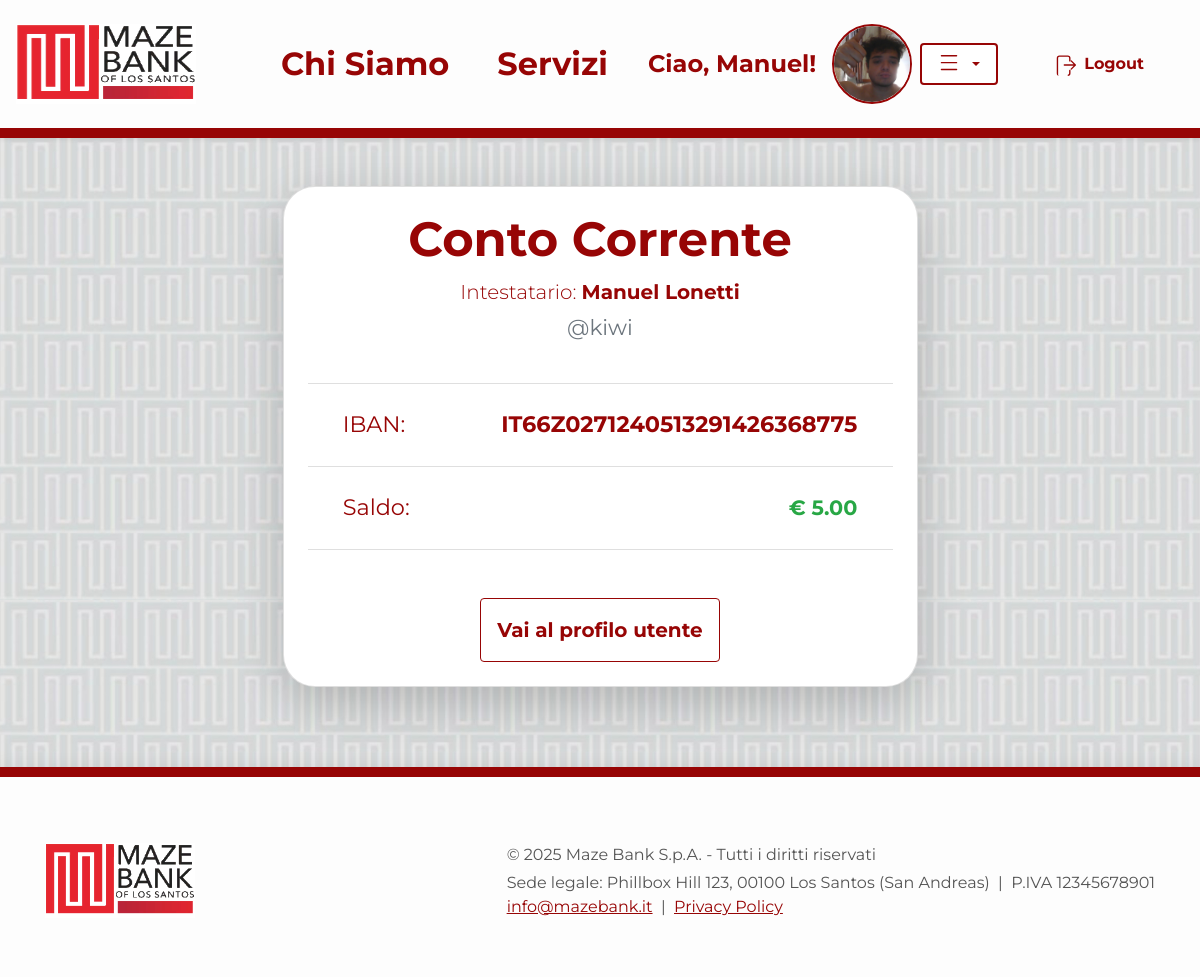
The page /banking/conto_corrente/8 (signed in) on the database as committed earlier.
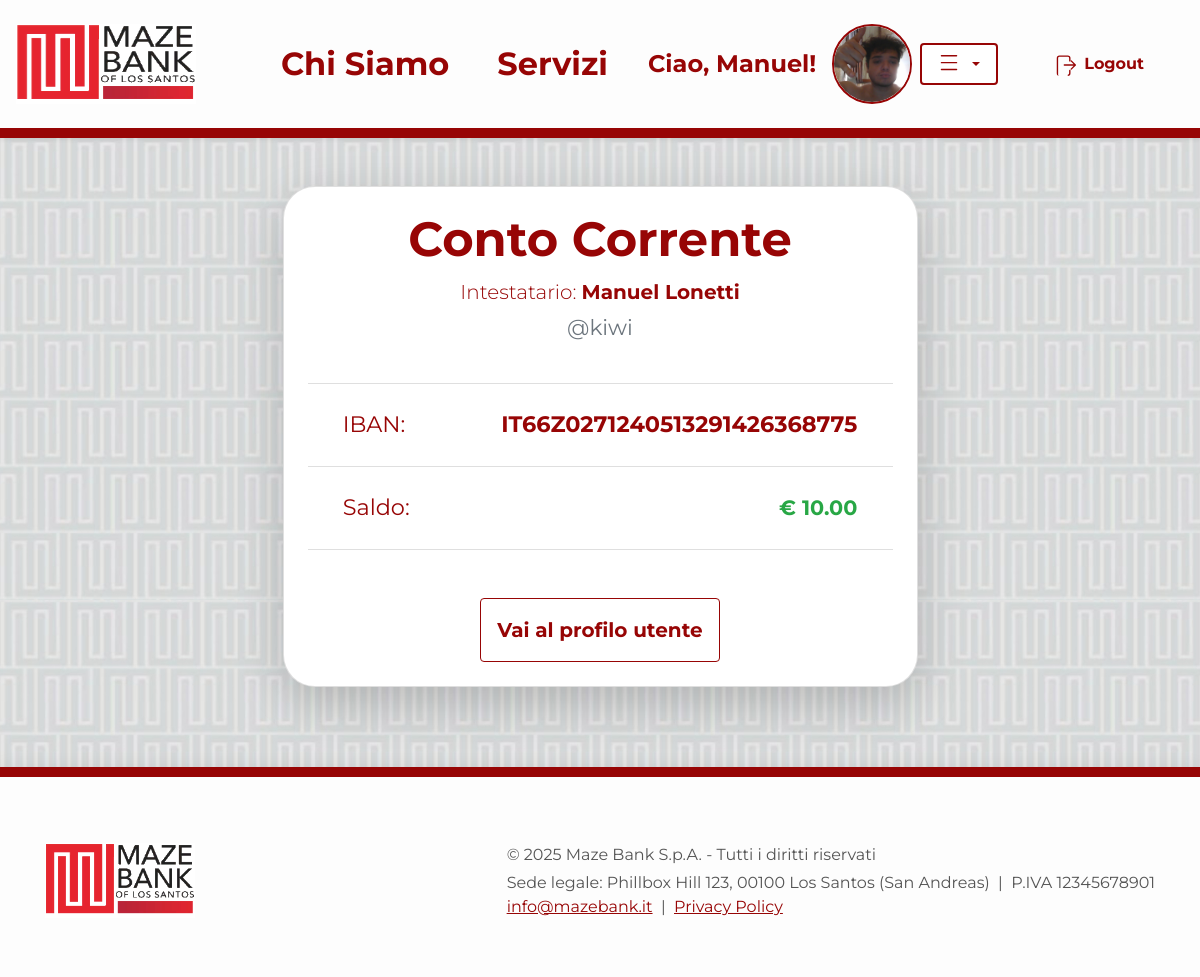
The same page on the database as committed later.
### Banking/models.py (models this page shows, shortened)
class ContoCorrente(models.Model):
    utente = models.OneToOneField(
        User,
        on_delete=models.CASCADE,
        related_name='conto_corrente'
    )
    iban = models.CharField(max_length=34, unique=True)
    saldo = models.DecimalField(max_digits=12, decimal_places=2, default=0.00)
    consulente = models.ForeignKey(
        User,
        on_delete=models.SET_NULL,
        null=True,
        blank=True,
        related_name='clienti_associati',
        limit_choices_to={'groups__name': 'consulenti'}
    )

class User(AbstractUser):
    email = models.EmailField('Email', unique=True, blank=False, null=False)
    first_name = models.CharField(max_length=150, blank=False)
    last_name = models.CharField(max_length=150, blank=False)
    data_nascita = models.DateField()
    indirizzo = models.CharField(max_length=255)
    citta = models.CharField(max_length=100)
    cellulare = PhoneNumberField(unique=True)
    immagine_profilo = models.ImageField(upload_to='profile_images/', blank=True, null=True)
    REQUIRED_FIELDS = ['email', 'first_name', 'last_name', 'data_nascita', 'indirizzo', 'citta', 'cellulare']

### Banking/views/account_views/views.py (the view)
# urls.py: path('conto_corrente/<pk>', DettaglioContoCorrente.as_view(), name='conto_corrente'),
class DettaglioContoCorrente(LoginRequiredMixin, DetailView):
    model = ContoCorrente
    template_name = 'Banking/conto_corrente.html'
    context_object_name = 'conto_corrente'
    def get_object(self, queryset=None):
        user_pk = self.kwargs['pk']
        if int(self.request.user.pk) != int(user_pk):
            return redirect('/warning/')
        return ContoCorrente.objects.get(utente_id=user_pk)

### Banking/templates/Banking/conto_corrente.html (shortened to what this page needs)
{% extends "home.html" %}
{% load static %}
{% block content %}
<link rel="stylesheet" href="{% static 'css/Banking/conto.css' %}">
<div class="container my-5">
    <div class="row justify-content-center">
        <div class="col-lg-7">
            <div class="card shadow-lg p-4 conto-dashboard">
                <div class="text-center mb-4">
                    <h2 class="font-weight-bold text-mazebank-red">Conto Corrente</h2>
                    <p class="lead mb-1">Intestatario: <span class="font-weight-bold">{{ conto_corrente.utente.first_name }} {{ conto_corrente.utente.last_name }}</span></p>
                    <p class="text-muted">@{{ conto_corrente.utente.username }}</p>
                </div>
                <ul class="list-group list-group-flush mb-4">
                    <li class="list-group-item d-flex justify-content-between align-items-center">
                        <span>IBAN:</span>
                        <span class="font-weight-bold">{{ conto_corrente.iban }}</span>
                    </li>
                    <li class="list-group-item d-flex justify-content-between align-items-center">
                        <span>Saldo:</span>
                        <span class="font-weight-bold text-success" style="font-size:1.3rem;">€ {{ conto_corrente.saldo }}</span>
                    </li>
                </ul>
                <div class="mt-4 text-center">
                    <a href="{% url 'Banking:profilo' conto_corrente.utente.pk %}" class="btn btn-outline-primary font-weight-bold">
                        Vai al profilo utente
                    </a>
                </div>
            </div>
        </div>
    </div>
</div>
{% endblock %}

Rows that differ between the two databases and show on the page:
changed ContoCorrente "IT66Z0271240513291426368775": saldo "5.00" → "10.00"
